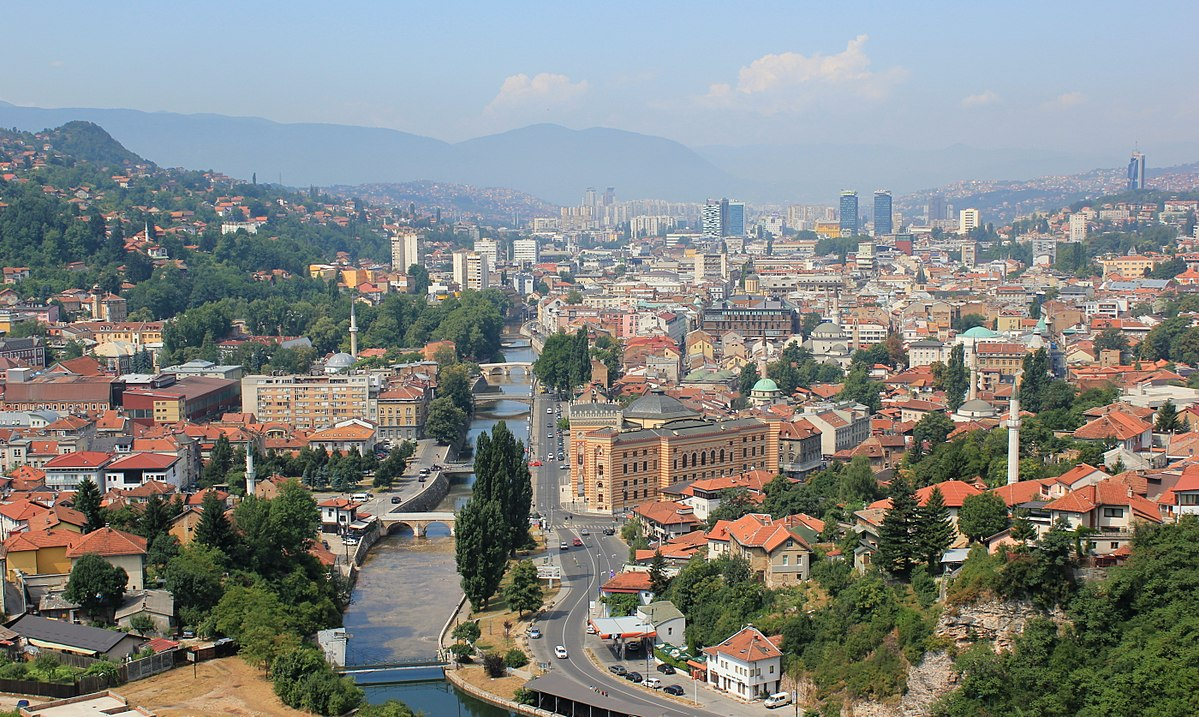
//> input picture sift/build-sift_opencv-Desktop_Qt_6_2_3_MinGW_64_bit-Debug/sarajevo-panorama-1.jfif, 1199 x 717 px
$ ./main   (built with g++ and OpenCV 4)
//> lines starting //> are read from the running program, lines starting //| are printed output that depends on the picture
/**********************************************************************************************************************\
Autor: Kovac Imran
Predmet: Uvod u digitalnu obradu slike
Akademska: 2021/2022 godina

Ovaj kod implementira feature matching proizvoljne dvije slike koristeći SIFT detektor i SIFT deskriptor. Preciznije,
korištene su već implementirane funkcije u OpenCV, jer moj pokušaj implementacije ovih funkcija od nule nije bio
potpuno uspješan. Za dobijanja keypoints-a, odnosno tačaka od interesa je korišten SIFT detektor, dok je za deskipciju
pronađenih tačaka korišten SIFT deskriptor. Bitno je naglasiti da je moguće za detekciju tačaka od interesa koristiti i
neki drugi detektor osim SIFT detektora.
***********************************************************************************************************************/
#include <opencv2/core/core.hpp>
#include <opencv2/features2d/features2d.hpp>
#include <opencv2/highgui/highgui.hpp>
#include <opencv2/imgproc.hpp>
#include <vector>

using namespace std;
using namespace cv;

int main()
{
  //Mat image = imread("venecija2.jpg");
  //Mat image2 = imread("venecija.jpg");

  Mat image = imread("sarajevo-panorama-1.jfif");
//> image is the input picture: 717 rows x 1199 cols, CV_8UC3; mean B, G, R 131.1, 134.4, 131.6
  Mat image2 = imread("vijecnica.png");
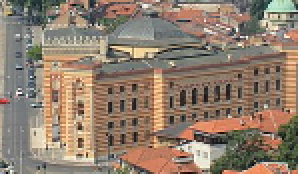
//> input picture sift/build-sift_opencv-Desktop_Qt_6_2_3_MinGW_64_bit-Debug/vijecnica.PNG, 149 x 87 px (shown 2 times larger)
//> image2 is the input picture: 87 rows x 149 cols, CV_8UC3; mean B, G, R 109.9, 126.5, 144.7
  resize(image,image, Size(image.cols * 0.5,image.rows * 0.5),0,0);
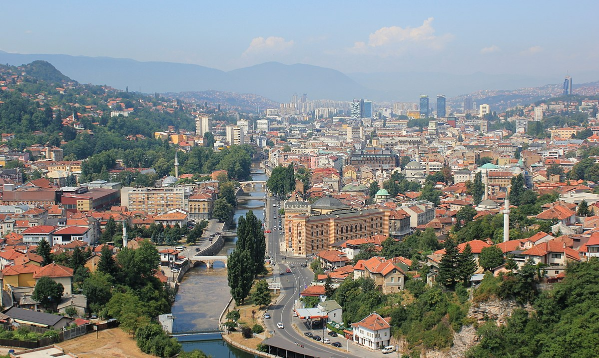
//> image: 358 rows x 599 cols, CV_8UC3; mean B, G, R 131, 134.3, 131.5

  //Mat image = imread("karo_predlozak.png");
  //Mat image = imread("pik_predlozak.png");
  //Mat image2 = imread("karo_r_1.jpg");

  // Kreiranje "smart pointer" za SIFT feature detector.
  Ptr<SIFT> featureDetector = SIFT::create();
  vector<KeyPoint> keypoints;

  // Detekcija keypoint-a
  featureDetector->detect(image, keypoints);
//> keypoints = 2113 keypoints; strongest (x, y, size): (124, 229, 2.3), (60, 238, 2.4), (95, 328, 2.5), (515, 271, 2.4)

  // Kreiranje "smart pointer-a" za SIFT extractor
  Ptr<SIFT> featureExtractor = SIFT::create();

  // Za svaku keypoint se racuna deskriptor sa 128 elemenata na nacin opisan u izvjestaju
  // Svaki red u matrici "descriptors" odgovara jednoj od keypoint tacaka
  Mat descriptors;
  featureExtractor->compute(image, keypoints, descriptors);

  // Prikaz znacajki
  Mat outputImage;
  drawKeypoints(image, keypoints, outputImage);
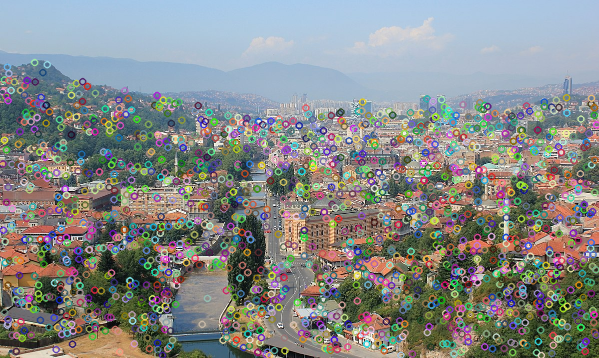
//> outputImage: 358 rows x 599 cols, CV_8UC3; mean B, G, R 135.4, 136.9, 133.6
  namedWindow("Znacajke na slici 1");
  imshow("Znacajke na slici 1", outputImage);

  // ista procedura i za drugu sliku

  // Kreiranje "smart pointer" za SIFT feature detector
  Ptr<SIFT> featureDetector2 = SIFT::create();
  vector<KeyPoint> keypoints2;

  // Detekcija keypoint-a
  featureDetector2->detect(image2, keypoints2);
//> keypoints2 = 152 keypoints; strongest (x, y, size): (107, 70, 4.1), (131, 11, 2.1), (130, 8, 2), (55, 62, 2.1)

  // Kreiranje "smart pointer-a" za SIFT extractor
  Ptr<SIFT> featureExtractor2 = SIFT::create();

  // Za svaku keypoint se racuna deskriptor sa 128 elemenata na nacin opisan u izvjestaju
  // Svaki red u matrici "descriptors" odgovara jednoj od keypoint tacaka
  Mat descriptors2;
  featureExtractor2->compute(image2, keypoints2, descriptors2);

  //Prikaz detektovanih znacajki
  Mat outputImage2;
  drawKeypoints(image2, keypoints2, outputImage2);
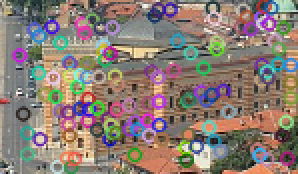
//> outputImage2: 87 rows x 149 cols, CV_8UC3 (shown 2 times larger); mean B, G, R 116.3, 124.9, 138.8

  namedWindow("Znacajke na slici 2");
  imshow("Znacajke na slici 2", outputImage2);

  //Matching descriptors
  BFMatcher matcher(NORM_L2);
  vector<DMatch> matches;
  matcher.match(descriptors, descriptors2, matches);
//> matches = 2113 matches

  //Prikaz rezultata matchinga
  namedWindow("Matches", 1);
  Mat image_matches;
  drawMatches(image, keypoints, image2, keypoints2, matches, image_matches);
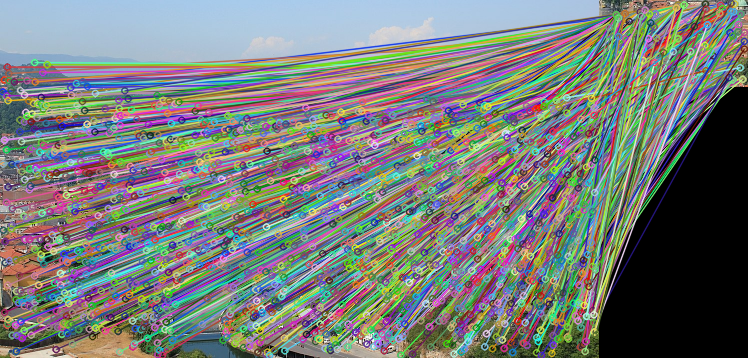
//> image_matches: 358 rows x 748 cols, CV_8UC3; mean B, G, R 121, 123.4, 119.6
  imshow("Matches", image_matches);

  while(1){
      char keyPress = waitKey(25);
//> the 'q' key is pressed
      if (keyPress == 'q'){
          destroyAllWindows();
          break;
      }
  }

  return 0;

}
